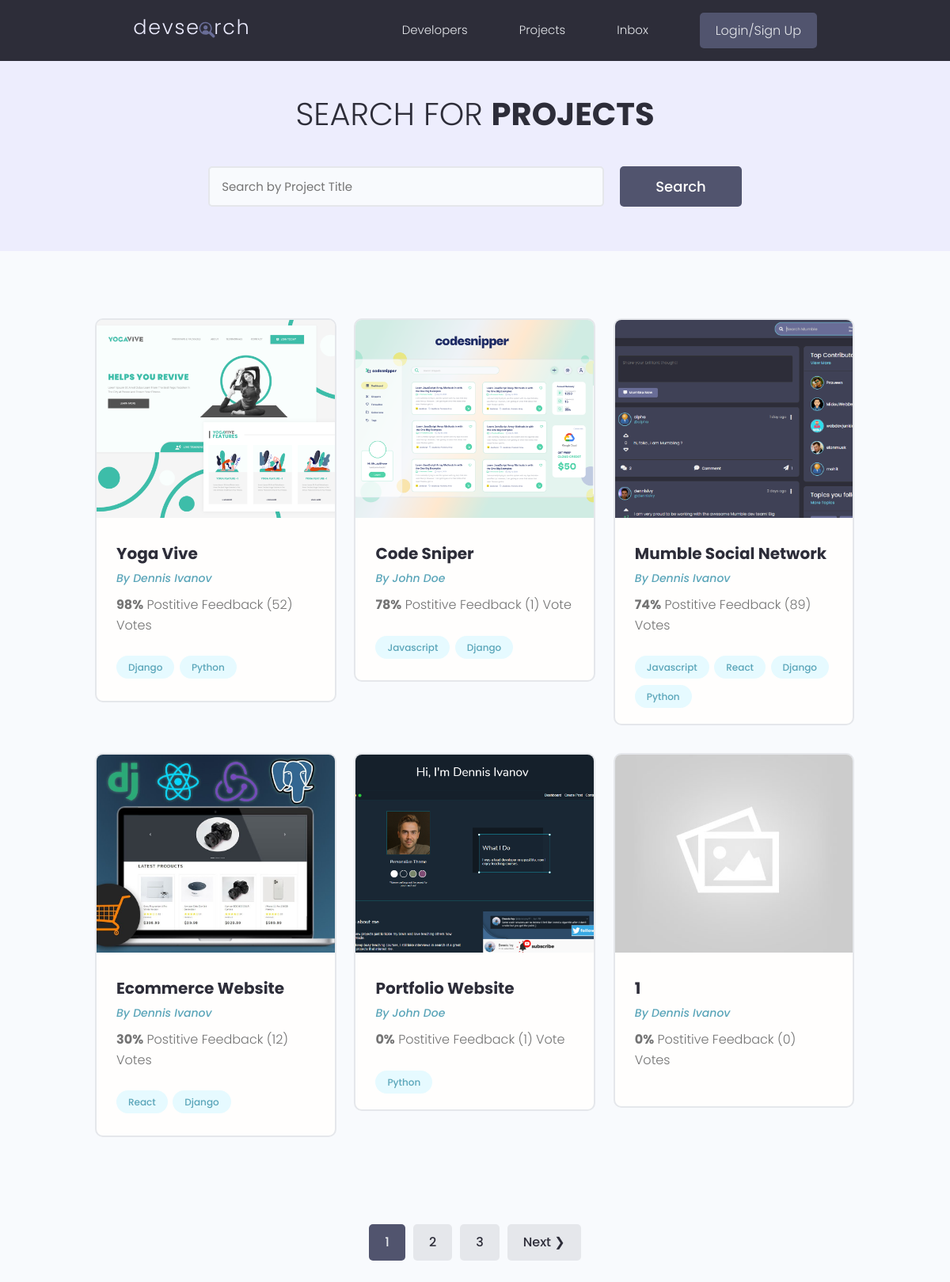
/projects/, run on the app's committed database.
### projects/models.py (models this page shows, shortened)
class Project(models.Model):
    owner = models.ForeignKey(Profile, null=True, blank=True, on_delete=models.SET_NULL) # one to many
    title = models.CharField(max_length=200)
    description = models.TextField(null=True, blank = True)
    featured_image = models.ImageField(null=True, blank=True, default="default.jpg") # profile picture and default image , also pip install pillow
    demo_link = models.CharField(max_length=2000, null=True, blank=True)
    source_link = models.CharField(max_length=2000, null=True , blank=True)
    tags = models.ManyToManyField('Tag',blank=True) # tag in quotes because the Tag model is below, if its above no need quotes
    vote_total = models.IntegerField(default=0,null=True,blank=True)
    vote_ratio = models.IntegerField(default=0,null=True,blank=True)
    created = models.DateTimeField(auto_now_add=True)
    id = models.UUIDField(default=uuid.uuid4, unique=True, primary_key=True, editable=False)
    class Meta:
        ordering = ['-vote_ratio','-vote_total', 'title'] #high ratio and high total will be sorted first

class Tag(models.Model):
    name = models.CharField(max_length=200)
    created = models.DateTimeField(auto_now_add=True)
    id = models.UUIDField(default=uuid.uuid4, unique=True, primary_key=True, editable=False)
    def __str__(self) :
        return self.name

### users/models.py (models this page shows, shortened)
class Profile(models.Model):
    user = models.OneToOneField(User, on_delete=models.CASCADE, null=True, blank=True)
    name = models.CharField(max_length=200, blank=True, null=True)
    email = models.EmailField(max_length=500, blank=True, null=True)
    username = models.CharField(max_length=200, blank=True, null=True)
    location = models.CharField(max_length=200, blank=True, null=True)
    short_intro = models.CharField(max_length=200, blank=True, null=True)
    bio = models.TextField(blank=True, null=True)
    profile_image = models.ImageField(null=True, blank=True, upload_to='profiles/', default="profiles/user-default.png") # upload it to the profiles folder under static
    social_github = models.CharField(max_length=200, blank=True, null=True)
    social_twitter = models.CharField(max_length=200, blank=True, null=True)
    social_linkedin = models.CharField(max_length=200, blank=True, null=True)
    social_youtube= models.CharField(max_length=200, blank=True, null=True)
    social_website = models.CharField(max_length=200, blank=True, null=True)
    created = models.DateTimeField(auto_now_add=True)
    id = models.UUIDField(default=uuid.uuid4, unique=True, primary_key=True, editable=False)

### projects/views.py (the view)
# urls.py: path('projects/',include('projects.urls')), #go to projects folder --> go to urls.py file
def projects(request):
    projects, search_query = searchProjects(request)
    custom_range, projects = paginateProjects(request, projects, 6)  #6 number of projects per page
    context = {'projects':projects, 'search_query':search_query,  'custom_range':custom_range}
    return render(request,'projects/projects.html',context) #appname/htmlpage

### projects/utils.py (called while the page is built)
def searchProjects(request):
    search_query = ''
    if request.GET.get('search_query'): #getting the Search value
        search_query = request.GET.get('search_query')
    tags = Tag.objects.filter(name__icontains=search_query)
    projects = Project.objects.distinct().filter(Q(title__icontains = search_query) | Q(description__icontains = search_query)|Q(owner__name__icontains = search_query) | Q(tags__in = tags)) #into parent owner-->into attribute bane
    return projects , search_query

### projects/templates/projects/projects.html (shortened to what this page needs)
{% extends 'main.html' %}
{% block content %}
<main class="projects">
    <section class="hero-section text-center">
      <div class="container container--narrow">
        <div class="hero-section__box">
          <h2>Search for <span>Projects</span></h2>
        </div>
        <div class="hero-section__search">
          <form id="searchForm" class="form" action="{% url 'projects' %}" method="get">
            <div class="form__field">
              <input class="input input--text" id="formInput#search" type="text" name="search_query"
                value="{{search_query}}" placeholder="Search by Project Title" />
            </div>
            <input class="btn btn--sub btn--lg" type="submit" value="Search" />
          </form>
        </div>
      </div>
    </section>
    <section class="projectsList">
      <div class="container">
        <div class="grid grid--three">
          {% for project in projects %}
          <div class="column">
            <div class="card project">
              <a href="{% url 'project' project.id %}" class="project">
                <img class="project__thumbnail" src="{{project.featured_image.url}}" alt="project thumbnail" />
                <div class="card__body">
                  <h3 class="project__title">{{project.title}}</h3>
                  <p><a class="project__author" href="{% url 'user-profile' project.owner.id %}">By {{project.owner.name}}</a></p>
                  <p class="project--rating">
                    <span style="font-weight: bold;">{{project.vote_ratio}}%</span> Postitive
                    Feedback ({{project.vote_total}}) Vote{{project.vote_total|pluralize:"s"}}
                  </p>
                  <div class="project__tags">
                    {% for tag in project.tags.all %}
                    <span class="tag tag--pill tag--main">
                      <small>{{tag}}</small>
                    </span>
                    {% endfor %}
                  </div>
                </div>
              </a>
            </div>
          </div>
          {% endfor %}
        </div>
      </div>
    </section>
    {% include 'pagination.html' with queryset=projects custom_range=custom_range %}
  </main>
{% endblock content %}

### static/styles/app.css (style rules this page uses)
:root { --color-sub: #2d2d39; }
.btn--sub { background-color: var(--color-sub-light); }
.card { border: 2px solid var(--color-light); }
img { width: 100%; }
.hero-section { height: 40vh; display: flex; align-items: center; background-color: var(--color-sub); }
.hero-section__box { margin-bottom: 4rem; }
.hero-section__box > h2, .hero-section__box > h2 > span { font-size: 4rem; color: var(--color-light); line-height: 1.3; text-transform: uppercase; }
.hero-section__box > h2 { font-weight: 300; }
.hero-section__box > h2 > span { font-weight: 700; }
.hero-section__search > .form { display: flex; align-items: center; justify-content: center; gap: 2rem; }
.hero-section__search > .form input.input--text { width: 50rem; }
.project__author { font-size: 1.4rem; font-style: italic; }
.project--rating { margin-bottom: 1.6em; margin-top: .5em; }
.projects > .hero-section { background: var(--color-sub-lighter); height: 30vh; }
.projects .hero-section__box { margin-bottom: 2.5rem; }
.projects .hero-section__box > h2 { color: var(--color-sub); }
.projects .hero-section__box > h2 > span { font-weight: 700; color: var(--color-sub); }
.projectsList { margin-top: 8rem; }
.project__thumbnail { height: 25rem; object-fit: cover; object-position: top center; }
.project__title { font-size: 2rem; font-weight: 700; color: var(--color-sub); }

### static/uikit/styles/modules/_variables.css (style rules this page uses)
:root { --color-main: #5aa5b9; --color-main-light: #e6faff; --color-sub: #3f4156; --color-sub-light: #51546e; --color-sub-lighter: #ededfd; --color-text: #737373; --color-gray: #8b8b8b; --color-light: #e5e7eb; --color-light-gray: #767676; --color-bg: #f8fafd; --color-white: #fffefd; --color-white-light: #f3f3f3; --color-success: #359e64; --color-success-bg: #def8e8; --color-error: #fc4b0b; --color-error-bg: #fff2ee; --font-base: 'Poppins', arial, helvetica, 'Segoe UI', roboto, ubuntu, sans-serif; --font-monospace: 'Fira Code', 'Courier New', courier, monospace; --font-regular: 300; --font-medium: 500; --font-bold: 700; --generic-shadow: 1px 1px 5px #00000010; --generic-transition: all 0.3s ease-in-out; }

### static/uikit/styles/modules/_base.css (style rules this page uses)
* { margin: 0; padding: 0; box-sizing: border-box; text-rendering: optimizeLegibility; color: inherit; font-size: inherit; }
html { font-size: 50%; }
@media only screen and (min-width: 480px) { html { font-size: 56.25%; } }
@media only screen and (min-width: 1200px) { html { font-size: 62.5%; } }
body { line-height: 1.6; font-weight: 400; font-size: 1.5rem; color: var(--color-text); background-color: var(--color-bg); min-height: 100vh; }

### static/uikit/styles/modules/_typography.css (style rules this page uses)
* { font-family: var(--font-base); }
h2 { font-size: 3.6rem; font-weight: var(--font-bold); }
h3 { font-size: 3.2rem; font-weight: var(--font-medium); }
p, span, strong { font-size: 1.6rem; color: var(--color-text); font-weight: var(--font-regular); }
a { padding-bottom: 2px; text-decoration: none; display: inline-block; color: var(--color-main); font-weight: var(--font-medium); }

### static/uikit/styles/modules/_utilities.css (style rules this page uses)
.container { width: 92%; max-width: 165rem; margin: 0 auto; box-sizing: border-box; }
.container--narrow { width: 92%; max-width: 120rem; }
@media screen and (min-width: 1000px) { .container { width: 90%; } }
@media screen and (min-width: 1000px) { .container--narrow { width: 85%; } }
@media screen and (min-width: 1200px) { .container { width: 80%; } }
@media screen and (min-width: 1200px) { .container--narrow { width: 72%; } }
.text-center { text-align: center; }

### static/uikit/styles/modules/_button.css (style rules this page uses)
.btn { display: inline-block; position: relative; cursor: pointer; background-color: var(--color-light); font-weight: var(--font-medium); color: var(--color-sub); text-decoration: none; padding: 1rem 2rem; border-radius: 0.5rem; border: none; width: -webkit-fit-content; width: -moz-fit-content; width: fit-content; height: -webkit-fit-content; height: -moz-fit-content; height: fit-content; font-size: 1.6rem; outline-width: 0; outline-color: transparent; -webkit-backface-visibility: hidden; backface-visibility: hidden; transition: all 0.3s ease-in-out; }
.btn--sub { background-color: var(--color-sub); color: var(--color-white); }
.btn--lg { font-size: 1.8rem; padding: 1.2rem 4.5rem; }

### static/uikit/styles/modules/_card.css (style rules this page uses)
.card { border-radius: 1rem; background-color: var(--color-white); border: 1.5px solid var(--color-light); width: auto; height: auto; margin-top: 0.5rem; margin-bottom: 0.5rem; overflow: hidden; }
.card__body, .card__header { padding: 2rem 2.5rem; }

### data on the page
Project: featured_image (picture), title "Yoga Vive", owner.name "Dennis Ivanov", vote_ratio "98", vote_total "52"
Tag: name "Django"
Tag: name "Python"
Project: featured_image (picture), title "Code Sniper", owner.name "John Doe", vote_ratio "78", vote_total "1"
Tag: name "Javascript"
Project: featured_image (picture), title "Mumble Social Network", owner.name "Dennis Ivanov", vote_ratio "74", vote_total "89"
Tag: name "React"
Project: featured_image (picture), title "Ecommerce Website", owner.name "Dennis Ivanov", vote_ratio "30", vote_total "12"
Project: featured_image (picture), title "Portfolio Website", owner.name "John Doe", vote_ratio "0", vote_total "1"
Project: featured_image (placeholder picture), title "1", owner.name "Dennis Ivanov", vote_ratio "0", vote_total "0"

### other printed values
{{ page }} "1"
{{ page }} "2" "3"
